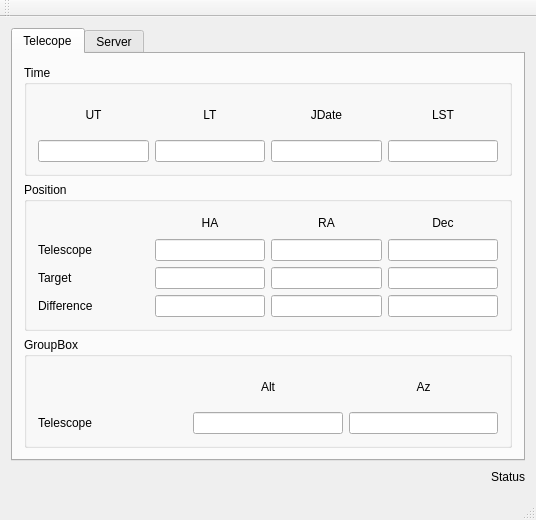
<?xml version="1.0" encoding="UTF-8"?>
<ui version="4.0">
 <class>TelescopeCli</class>
 <widget class="QMainWindow" name="TelescopeCli">
  <property name="geometry">
   <rect>
    <x>0</x>
    <y>0</y>
    <width>536</width>
    <height>520</height>
   </rect>
  </property>
  <property name="windowTitle">
   <string>TelescopeCli</string>
  </property>
  <widget class="QWidget" name="centralWidget">
   <layout class="QVBoxLayout" name="verticalLayout_4">
    <item>
     <widget class="QTabWidget" name="tab">
      <property name="currentIndex">
       <number>0</number>
      </property>
      <widget class="QWidget" name="telescopeTab">
       <attribute name="title">
        <string>Telecope</string>
       </attribute>
       <layout class="QVBoxLayout" name="verticalLayout_2">
        <item>
         <widget class="QGroupBox" name="siteBox">
          <property name="title">
           <string>Time</string>
          </property>
          <layout class="QGridLayout" name="gridLayout_3">
           <item row="0" column="0">
            <widget class="QLabel" name="label_10">
             <property name="text">
              <string>UT</string>
             </property>
             <property name="alignment">
              <set>Qt::AlignCenter</set>
             </property>
             <property name="buddy">
              <cstring>UT_LineEdit</cstring>
             </property>
            </widget>
           </item>
           <item row="0" column="1">
            <widget class="QLabel" name="label_11">
             <property name="text">
              <string>LT</string>
             </property>
             <property name="alignment">
              <set>Qt::AlignCenter</set>
             </property>
             <property name="buddy">
              <cstring>LT_LineEdit</cstring>
             </property>
            </widget>
           </item>
           <item row="0" column="2">
            <widget class="QLabel" name="label_13">
             <property name="text">
              <string>JDate</string>
             </property>
             <property name="alignment">
              <set>Qt::AlignCenter</set>
             </property>
             <property name="buddy">
              <cstring>JD_LineEdit</cstring>
             </property>
            </widget>
           </item>
           <item row="0" column="3">
            <widget class="QLabel" name="label_12">
             <property name="text">
              <string>LST</string>
             </property>
             <property name="alignment">
              <set>Qt::AlignCenter</set>
             </property>
             <property name="buddy">
              <cstring>LST_LineEdit</cstring>
             </property>
            </widget>
           </item>
           <item row="1" column="0">
            <widget class="QLineEdit" name="UT_LineEdit">
             <property name="alignment">
              <set>Qt::AlignCenter</set>
             </property>
             <property name="readOnly">
              <bool>true</bool>
             </property>
            </widget>
           </item>
           <item row="1" column="1">
            <widget class="QLineEdit" name="LT_LineEdit">
             <property name="alignment">
              <set>Qt::AlignCenter</set>
             </property>
             <property name="readOnly">
              <bool>true</bool>
             </property>
            </widget>
           </item>
           <item row="1" column="2">
            <widget class="QLineEdit" name="JD_LineEdit">
             <property name="alignment">
              <set>Qt::AlignCenter</set>
             </property>
             <property name="readOnly">
              <bool>true</bool>
             </property>
            </widget>
           </item>
           <item row="1" column="3">
            <widget class="QLineEdit" name="LST_LineEdit">
             <property name="alignment">
              <set>Qt::AlignCenter</set>
             </property>
             <property name="readOnly">
              <bool>true</bool>
             </property>
            </widget>
           </item>
          </layout>
         </widget>
        </item>
        <item>
         <widget class="QGroupBox" name="telescopeBox">
          <property name="title">
           <string>Position</string>
          </property>
          <layout class="QGridLayout" name="gridLayout_4">
           <item row="0" column="0">
            <spacer name="horizontalSpacer_2">
             <property name="orientation">
              <enum>Qt::Horizontal</enum>
             </property>
             <property name="sizeHint" stdset="0">
              <size>
               <width>70</width>
               <height>20</height>
              </size>
             </property>
            </spacer>
           </item>
           <item row="0" column="1">
            <widget class="QLabel" name="label_3">
             <property name="text">
              <string>HA</string>
             </property>
             <property name="alignment">
              <set>Qt::AlignCenter</set>
             </property>
            </widget>
           </item>
           <item row="0" column="2">
            <widget class="QLabel" name="label_4">
             <property name="text">
              <string>RA</string>
             </property>
             <property name="alignment">
              <set>Qt::AlignCenter</set>
             </property>
            </widget>
           </item>
           <item row="0" column="3">
            <widget class="QLabel" name="label_5">
             <property name="text">
              <string>Dec</string>
             </property>
             <property name="alignment">
              <set>Qt::AlignCenter</set>
             </property>
            </widget>
           </item>
           <item row="1" column="0">
            <widget class="QLabel" name="label_6">
             <property name="text">
              <string>Telescope</string>
             </property>
            </widget>
           </item>
           <item row="1" column="1">
            <widget class="QLineEdit" name="telHALineEdit">
             <property name="alignment">
              <set>Qt::AlignCenter</set>
             </property>
             <property name="readOnly">
              <bool>true</bool>
             </property>
            </widget>
           </item>
           <item row="1" column="2">
            <widget class="QLineEdit" name="telRALineEdit">
             <property name="alignment">
              <set>Qt::AlignCenter</set>
             </property>
             <property name="readOnly">
              <bool>true</bool>
             </property>
            </widget>
           </item>
           <item row="1" column="3">
            <widget class="QLineEdit" name="telDecLineEdit">
             <property name="alignment">
              <set>Qt::AlignCenter</set>
             </property>
             <property name="readOnly">
              <bool>true</bool>
             </property>
            </widget>
           </item>
           <item row="2" column="0">
            <widget class="QLabel" name="label_7">
             <property name="text">
              <string>Target</string>
             </property>
            </widget>
           </item>
           <item row="2" column="1">
            <widget class="QLineEdit" name="trgHALineEdit">
             <property name="alignment">
              <set>Qt::AlignCenter</set>
             </property>
             <property name="readOnly">
              <bool>true</bool>
             </property>
            </widget>
           </item>
           <item row="2" column="2">
            <widget class="QLineEdit" name="trgRALineEdit">
             <property name="alignment">
              <set>Qt::AlignCenter</set>
             </property>
             <property name="readOnly">
              <bool>true</bool>
             </property>
            </widget>
           </item>
           <item row="2" column="3">
            <widget class="QLineEdit" name="trgDecLineEdit">
             <property name="alignment">
              <set>Qt::AlignCenter</set>
             </property>
             <property name="readOnly">
              <bool>true</bool>
             </property>
            </widget>
           </item>
           <item row="3" column="0">
            <widget class="QLabel" name="label_15">
             <property name="text">
              <string>Difference</string>
             </property>
            </widget>
           </item>
           <item row="3" column="1">
            <widget class="QLineEdit" name="difHALineEdit">
             <property name="alignment">
              <set>Qt::AlignCenter</set>
             </property>
             <property name="readOnly">
              <bool>true</bool>
             </property>
            </widget>
           </item>
           <item row="3" column="2">
            <widget class="QLineEdit" name="difRALineEdit">
             <property name="alignment">
              <set>Qt::AlignCenter</set>
             </property>
             <property name="readOnly">
              <bool>true</bool>
             </property>
            </widget>
           </item>
           <item row="3" column="3">
            <widget class="QLineEdit" name="difDecLineEdit">
             <property name="alignment">
              <set>Qt::AlignCenter</set>
             </property>
             <property name="readOnly">
              <bool>true</bool>
             </property>
            </widget>
           </item>
          </layout>
         </widget>
        </item>
        <item>
         <widget class="QGroupBox" name="groupBox">
          <property name="title">
           <string>GroupBox</string>
          </property>
          <layout class="QGridLayout" name="gridLayout_2">
           <item row="0" column="0">
            <spacer name="horizontalSpacer_3">
             <property name="orientation">
              <enum>Qt::Horizontal</enum>
             </property>
             <property name="sizeHint" stdset="0">
              <size>
               <width>125</width>
               <height>20</height>
              </size>
             </property>
            </spacer>
           </item>
           <item row="0" column="1">
            <widget class="QLabel" name="label">
             <property name="text">
              <string>Alt</string>
             </property>
             <property name="alignment">
              <set>Qt::AlignCenter</set>
             </property>
            </widget>
           </item>
           <item row="0" column="2">
            <widget class="QLabel" name="label_2">
             <property name="text">
              <string>Az</string>
             </property>
             <property name="alignment">
              <set>Qt::AlignCenter</set>
             </property>
            </widget>
           </item>
           <item row="1" column="0">
            <widget class="QLabel" name="label_8">
             <property name="text">
              <string>Telescope</string>
             </property>
            </widget>
           </item>
           <item row="1" column="1">
            <widget class="QLineEdit" name="telAltLineEdit"/>
           </item>
           <item row="1" column="2">
            <widget class="QLineEdit" name="telAzLineEdit"/>
           </item>
          </layout>
         </widget>
        </item>
       </layout>
      </widget>
      <widget class="QWidget" name="serverTab">
       <attribute name="title">
        <string>Server</string>
       </attribute>
       <layout class="QVBoxLayout" name="verticalLayout">
        <item>
         <layout class="QGridLayout" name="gridLayout">
          <item row="0" column="0">
           <widget class="QLabel" name="locationLabel">
            <property name="sizePolicy">
             <sizepolicy hsizetype="Minimum" vsizetype="Fixed">
              <horstretch>0</horstretch>
              <verstretch>0</verstretch>
             </sizepolicy>
            </property>
            <property name="text">
             <string>URL:</string>
            </property>
            <property name="buddy">
             <cstring>hostLineEdit</cstring>
            </property>
           </widget>
          </item>
          <item row="0" column="1">
           <widget class="QLineEdit" name="hostLineEdit">
            <property name="text">
             <string>192.168.0.10</string>
            </property>
           </widget>
          </item>
          <item row="1" column="0">
           <widget class="QLabel" name="portLabel">
            <property name="sizePolicy">
             <sizepolicy hsizetype="Fixed" vsizetype="Preferred">
              <horstretch>0</horstretch>
              <verstretch>0</verstretch>
             </sizepolicy>
            </property>
            <property name="minimumSize">
             <size>
              <width>15</width>
              <height>0</height>
             </size>
            </property>
            <property name="text">
             <string>Port:</string>
            </property>
            <property name="buddy">
             <cstring>portLineEdit</cstring>
            </property>
           </widget>
          </item>
          <item row="1" column="1">
           <widget class="QLineEdit" name="portLineEdit">
            <property name="text">
             <string>4000</string>
            </property>
           </widget>
          </item>
         </layout>
        </item>
        <item>
         <layout class="QHBoxLayout" name="horizontalLayout">
          <item>
           <widget class="QPushButton" name="disconnectButton">
            <property name="text">
             <string>Disconnect</string>
            </property>
           </widget>
          </item>
          <item>
           <spacer name="horizontalSpacer">
            <property name="orientation">
             <enum>Qt::Horizontal</enum>
            </property>
            <property name="sizeHint" stdset="0">
             <size>
              <width>158</width>
              <height>20</height>
             </size>
            </property>
           </spacer>
          </item>
          <item>
           <widget class="QPushButton" name="connectButton">
            <property name="text">
             <string>Connect</string>
            </property>
           </widget>
          </item>
         </layout>
        </item>
        <item>
         <widget class="QTextBrowser" name="view"/>
        </item>
        <item>
         <widget class="QLabel" name="infoLabel">
          <property name="text">
           <string>Information</string>
          </property>
          <property name="alignment">
           <set>Qt::AlignCenter</set>
          </property>
         </widget>
        </item>
       </layout>
      </widget>
     </widget>
    </item>
    <item>
     <layout class="QHBoxLayout" name="horizontalLayout_2">
      <item>
       <spacer name="horizontalSpacer_6">
        <property name="orientation">
         <enum>Qt::Horizontal</enum>
        </property>
        <property name="sizeHint" stdset="0">
         <size>
          <width>40</width>
          <height>20</height>
         </size>
        </property>
       </spacer>
      </item>
      <item>
       <widget class="QLabel" name="statusLabel">
        <property name="text">
         <string>Status</string>
        </property>
       </widget>
      </item>
     </layout>
    </item>
   </layout>
  </widget>
  <widget class="QMenuBar" name="menuBar">
   <property name="geometry">
    <rect>
     <x>0</x>
     <y>0</y>
     <width>536</width>
     <height>22</height>
    </rect>
   </property>
  </widget>
  <widget class="QToolBar" name="mainToolBar">
   <attribute name="toolBarArea">
    <enum>TopToolBarArea</enum>
   </attribute>
   <attribute name="toolBarBreak">
    <bool>false</bool>
   </attribute>
  </widget>
  <widget class="QStatusBar" name="statusBar"/>
 </widget>
 <layoutdefault spacing="6" margin="11"/>
 <resources/>
 <connections/>
</ui>
